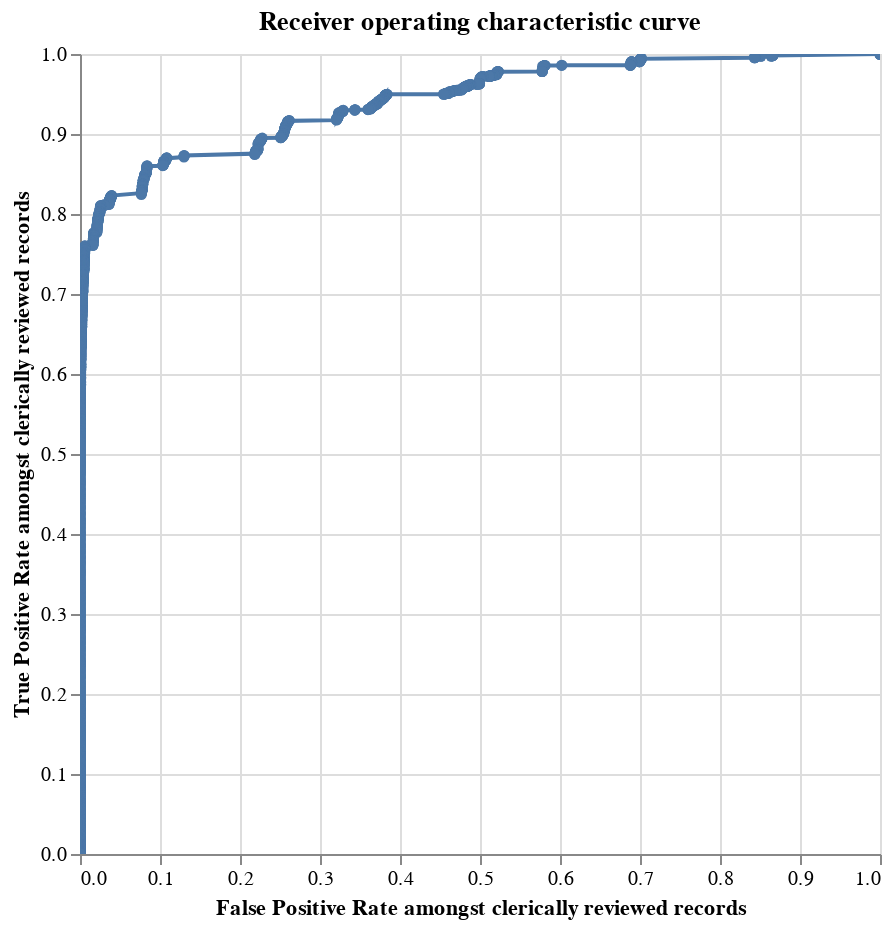

The notebook cell this image was saved under:
### Code cell
linker.roc_chart_from_labels_column("cluster",match_weight_round_to_nearest=0.02)

### Figure 1 — Vega-Lite specification as saved in the notebook (floating-point values rounded to 4 significant figures; data arrays with more than 128 entries replaced by an {"elided": "..."} marker saying what was removed)
{"config": {"view": {"continuousWidth": 300, "continuousHeight": 300}}, "data": {"name": "data-8111401b5c4a621e9cf914562571809e"}, "mark": {"type": "line", "clip": true, "point": true}, "encoding": {"tooltip": [{"field": "truth_threshold", "format": ".4f", "type": "quantitative"}, {"field": "match_probability", "format": ".4%", "type": "quantitative"}, {"field": "fp_rate", "format": ".4f", "title": "FP_rate", "type": "quantitative"}, {"field": "tp_rate", "format": ".4f", "title": "TP_rate", "type": "quantitative"}, {"field": "tp", "format": ",.0f", "title": "TP", "type": "quantitative"}, {"field": "tn", "format": ",.0f", "title": "TN", "type": "quantitative"}, {"field": "fp", "format": ",.0f", "title": "FP", "type": "quantitative"}, {"field": "fn", "format": ",.0f", "title": "FN", "type": "quantitative"}, {"field": "precision", "format": ".4f", "type": "quantitative"}, {"field": "recall", "format": ".4f", "type": "quantitative"}, {"field": "f1", "format": ".4f", "title": "F1", "type": "quantitative"}], "x": {"field": "fp_rate", "sort": ["truth_threshold"], "title": "False Positive Rate amongst clerically reviewed records", "type": "quantitative"}, "y": {"field": "tp_rate", "sort": ["truth_threshold"], "title": "True Positive Rate amongst clerically reviewed records", "type": "quantitative"}}, "height": 400, "params": [{"name": "mouse_zoom", "select": {"type": "interval", "encodings": ["x"]}, "bind": "scales"}], "title": "Receiver operating characteristic curve", "width": 400, "$schema": "https://vega.github.io/schema/vega-lite/v5.9.3.json", "datasets": {"data-8111401b5c4a621e9cf914562571809e": {"elided": "2789 records"}}}
